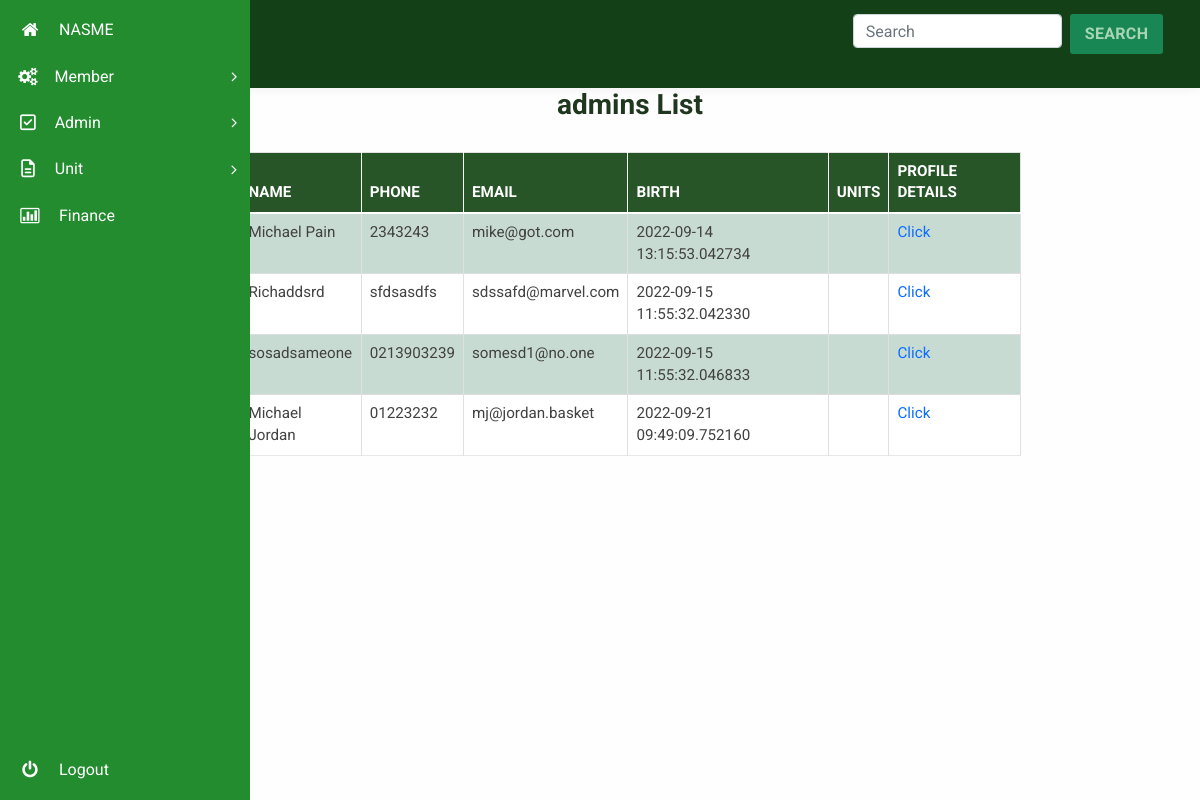
The app's page /admin/manage_admins?page=2 (signed in), older data.
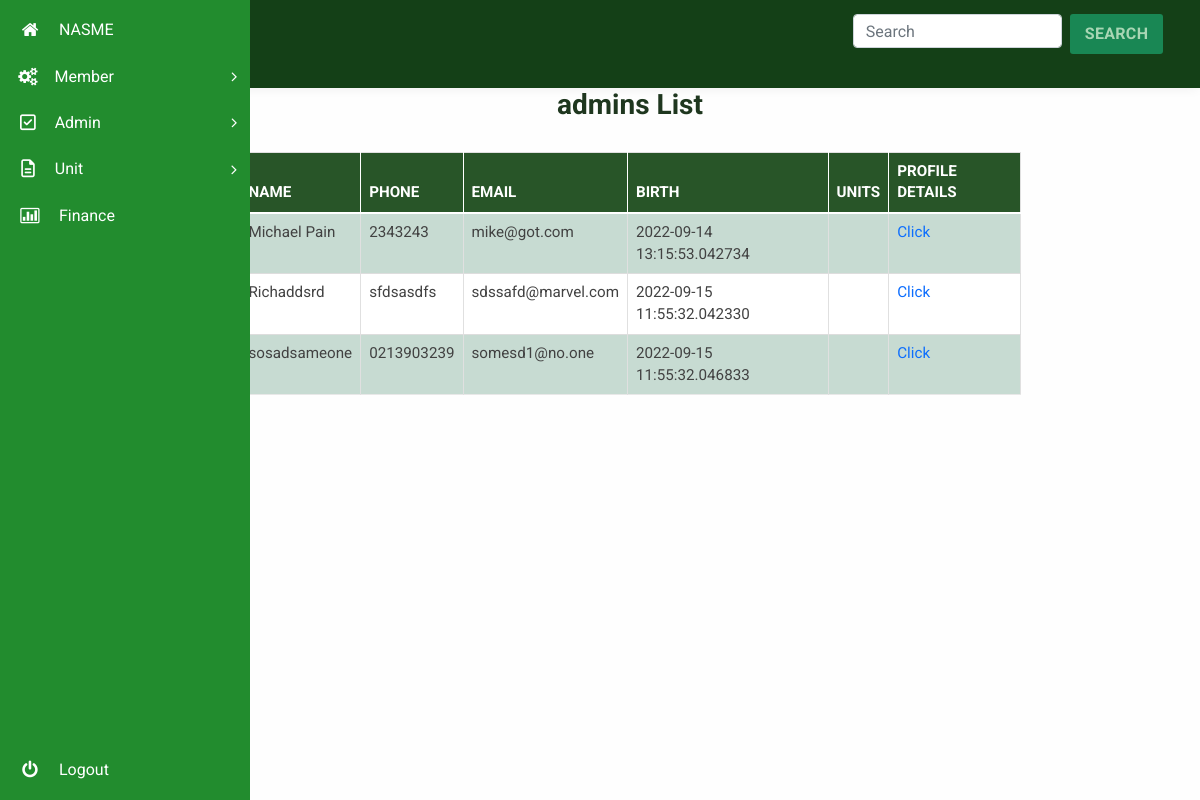
The same page, newer data.
### membership/models.py (models this page shows, shortened)
class User(db.Model, UserMixin):
  id = db.Column(db.Integer, primary_key=True)
  units = db.relationship("Unit", secondary=user_unit, backref="unit_members", lazy="dynamic")
  username = db.Column(db.String(20), unique=True, nullable=False)
  email = db.Column(db.String(120), unique=True, nullable=False)
  phone = db.Column(db.String(60), unique=True, nullable=False, default="")
  password = db.Column(db.String(60), nullable=False, default="~~~~~~~")
  image_file = db.Column(db.String(20), nullable=False, default='default.jpg')
  date_registered = db.Column(db.DateTime, nullable=False, default=datetime.utcnow)
  role = db.Column(db.String(6), nullable=False, default="USER")
  _is_superadmin = db.Column("is_superadmin", db.Boolean, nullable=False, default=False)
  current_salary = db.Column(db.String(60))
  occupation = db.Column(db.String(60))
  experience = db.Column(db.String(60))
  date_of_birth = db.Column(db.String(), nullable=False, default=datetime.utcnow)
  home_address = db.Column(db.String())
  work_address = db.Column(db.String())
  @property
  def is_superadmin(self):
      return self._is_superadmin
  @is_superadmin.setter
  def is_superadmin(self, s):
    if type(s) == type(str()):
      if s.lower() == "true":
        self._is_superadmin = True
      elif s.lower() == "false":
        self._is_superadmin = False
    else:
      self._is_superadmin = s

### membership/routes.py (the view)
@app.route("/admin/manage_admins")
@super_admin_role_required
@login_required
def manage_admins():
  page = request.args.get('page', 1, type=int)
  admins= User.query.filter_by(role="ADMIN").paginate(page=page, per_page=5)
  return render_template("manage_administrators.html", title="Admin Management", admins=admins)

### membership/models.py (called while the page is built)
@login_manager.user_loader
def load_user(user_id):
    return User.query.get(int(user_id))

### membership/routes.py (called while the page is built)
def super_admin_role_required(func):
    @wraps(func)
    def decorated_view(*args, **kwargs):
        if not current_user.is_superadmin:
            abort(403)
        return func(*args, **kwargs)
    return decorated_view

### membership/templates/manage_administrators.html (shortened to what this page needs)
{% extends "dashboard_layout.html" %}
{% block content %}
<link rel="stylesheet" type="text/css" href="css/table-style.css" />
<link rel="stylesheet" type="text/css" href="css/basictable.css" />
				<div class="container agile-tables">
					<h3 style="text-align: center; color:rgb(31, 55, 31); font-weight:bold;" class="text-center">admins List</h3>
					<div class="w3l-table-info table-responsive">
					    <table id="tuble" class="table table-success table-striped table-hover ">
						<thead>
						  <tr>
							<th>Name</th>
							<th>Phone</th>
							<th>Email</th>
							<th>Birth</th>
							<th>Units</th>
							<th>Profile Details</th>
						  </tr>
						</thead>
						<tbody>
							{% for admin in admins.items %}
						  <tr>
							<td>{{admin.username}}</td>
							<td>{{ admin.phone }}</td>
							<td>{{ admin.email }}</td>
							<td>{{ admin.date_of_birth }}</td>
							<td>
							</td>
							<td><a href="{{ url_for('view_member', member_id=admin.id) }}">Click</a></td>
						  </tr>
						  {% endfor %}
						</tbody>
					  </table>
					  {% for page_num in admins.iter_pages(left_edge=1, right_edge=1, left_current=1, right_current=2) %}
					    {% if page_num %}
					      {% if admins.page == page_num %}
					        <a class="btn btn-success mb-5"  href="{{ url_for('manage_admins', page=page_num) }}">{{ page_num }}</a>
					      {% else %}
					        <a class="btn btn-success mb-5" href="{{ url_for('manage_admins', page=page_num) }}">{{ page_num }}</a>
					      {% endif %}
					    {% else %}
					      ...
					    {% endif %}
					  {% endfor %}
					</div>
				  </div>
{% endblock content %}

Row changes from the older to the newer data that the page shows:
removed User: username "Michael Jordan", phone "01223232", email "mj@jordan.basket", date_of_birth "2022-09-21 09:49:09.752160"
